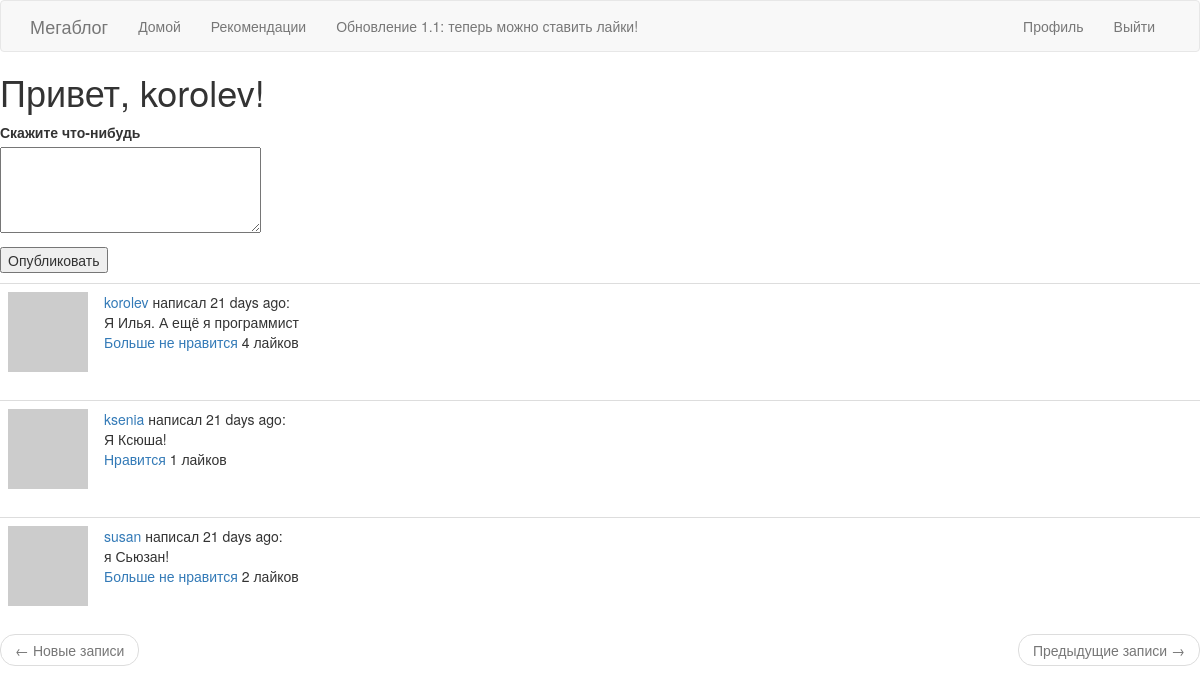
The page /index (signed in) on the database its author committed.
### app/models.py (models this page shows, shortened)
class User(UserMixin, db.Model):
    id = db.Column(db.Integer, primary_key=True)
    username = db.Column(db.String(64), index=True, unique=True)
    email = db.Column(db.String(120), index=True, unique=True)
    password_hash = db.Column(db.String(128))
    posts = db.relationship('Post', backref='author', lazy='dynamic')
    about_me = db.Column(db.String(140))
    last_seen = db.Column(db.DateTime, default=datetime.utcnow)
    followed = db.relationship(
        'User', secondary=followers,
        primaryjoin=(followers.c.follower_id == id),
        secondaryjoin=(followers.c.followed_id == id),
        backref=db.backref('followers', lazy='dynamic'), lazy='dynamic')
    liked = db.relationship(
        'PostLike',
        foreign_keys='PostLike.user_id',
        backref='user', lazy='dynamic')
    def avatar(self, size):
        digest = md5(self.email.lower().encode('utf-8')).hexdigest()
        return 'https://www.gravatar.com/avatar/{}?d=identicon&s={}'.format(
            digest, size)
    def followed_posts(self):
        followed = Post.query.join(
            followers, (followers.c.followed_id == Post.user_id)).filter(
                followers.c.follower_id == self.id)
        own = Post.query.filter_by(user_id=self.id)
        return followed.union(own).order_by(Post.timestamp.desc())
    def has_liked_post(self, post):
        return PostLike.query.filter(
            PostLike.user_id == self.id,
            PostLike.post_id == post.id).count() > 0

class Post(db.Model):
    id = db.Column(db.Integer, primary_key=True)
    body = db.Column(db.String(140))
    timestamp = db.Column(db.DateTime, index=True, default=datetime.utcnow)
    user_id = db.Column(db.Integer, db.ForeignKey('user.id'))
    likes = db.relationship('PostLike', backref='post', lazy='dynamic')

### app/routes.py (the view)
@app.route('/', methods=['GET', 'POST'])
@app.route('/index', methods=['GET', 'POST'])
@login_required
def index():
    form = PostForm()
    if form.validate_on_submit():
        post = Post(body=form.post.data, author=current_user)
        db.session.add(post)
        db.session.commit()
        flash('Your post is now live!')
        return redirect(url_for('index'))
    page = request.args.get('page', 1, type=int)
    posts = current_user.followed_posts().paginate(
        page, app.config['POSTS_PER_PAGE'], False)
    next_url = url_for('index', page=posts.next_num) \
        if posts.has_next else None
    prev_url = url_for('index', page=posts.prev_num) \
        if posts.has_prev else None
    return render_template('index.html', title='Home', form=form,
                            posts=posts.items, next_url=next_url,
                            prev_url=prev_url)

### app/forms.py
class PostForm(FlaskForm):
    post = TextAreaField('Скажите что-нибудь', validators=[
        DataRequired(), Length(min=1, max=140)])
    submit = SubmitField('Опубликовать')

### app/models.py (called while the page is built)
@login.user_loader
def load_user(id):
    return User.query.get(int(id))

### app/routes.py (called while the page is built)
@app.before_request
def before_request():
    if current_user.is_authenticated:
        current_user.last_seen = datetime.utcnow()
        db.session.commit()

### app/templates/index.html (shortened to what this page needs)
{% extends "base.html" %}
{% block content %}
    <h1>Привет, {{ current_user.username }}!</h1>
    {% if form %}
    <form action="" method="post">
        <p>
            {{ form.post.label }}<br>
            {{ form.post(cols=32, rows=4) }}<br>
        </p>
        <p>{{ form.submit() }}</p>
    </form>
    {% endif %}
    {% for post in posts %}
        {% include '_post.html' %}
    {% endfor %}
    <nav aria-label="...">
        <ul class="pager">
            <li class="previous{% if not prev_url %} disabled{% endif %}">
                <a href="{{ prev_url or '#' }}">
                    <span aria-hidden="true">&larr;</span> Новые записи
                </a>
            </li>
            <li class="next{% if not next_url %} disabled{% endif %}">
                <a href="{{ next_url or '#' }}">
                    Предыдущие записи <span aria-hidden="true">&rarr;</span>
                </a>
            </li>
        </ul>
    </nav>
{% endblock %}

### app/templates/_post.html
<table class="table table-hover">
    <tr>
        <td width="70px">
            <a href="{{ url_for('user', username=post.author.username) }}">
                <img src="{{ post.author.avatar(70) }}" />
            </a>
        </td>
        <td>
            <a href="{{ url_for('user', username=post.author.username) }}">
                {{ post.author.username }}
            </a>
            написал {{ moment(post.timestamp).fromNow() }}:
            <br>
            {{ post.body }}
            <br>
            {% if current_user.has_liked_post(post) %}
                <a href="{{ url_for('like_action', post_id=post.id, action='unlike') }}">Больше не нравится</a>
            {% else %}
                <a href="{{ url_for('like_action', post_id=post.id, action='like') }}">Нравится</a>
            {% endif %}
            {{ post.likes.count() }} лайков
        </td>
    </tr>
</table>

### rows shown on the page
User: username "korolev"
Post: author.username "korolev", timestamp "21 days ago", body "Я Илья. А ещё я программист", likes.count "4"
Post: author.username "ksenia", timestamp "21 days ago", body "Я Ксюша!", likes.count "1"
Post: author.username "susan", timestamp "21 days ago", body "я Сьюзан!", likes.count "2"
